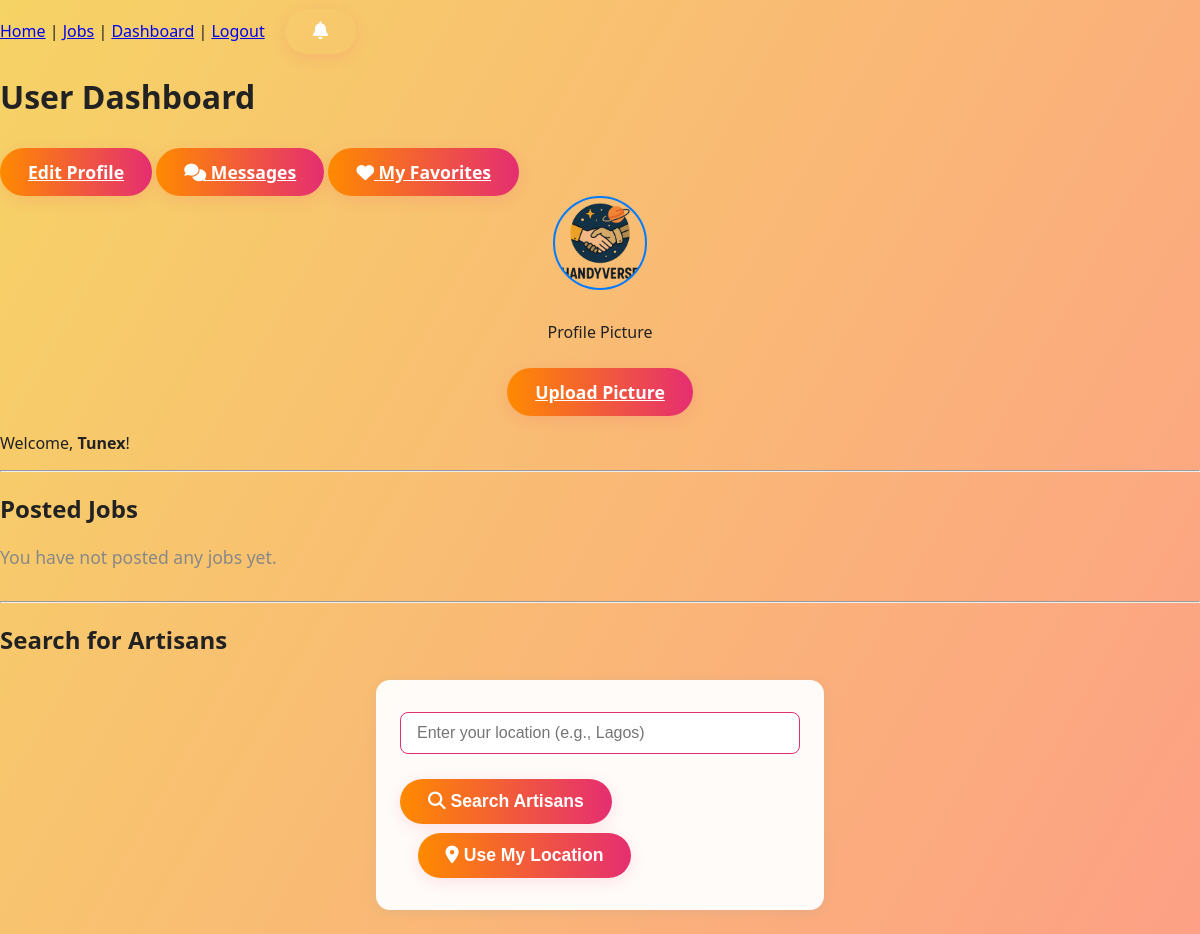
Page /user_dashboard (signed in) on the earlier database version.
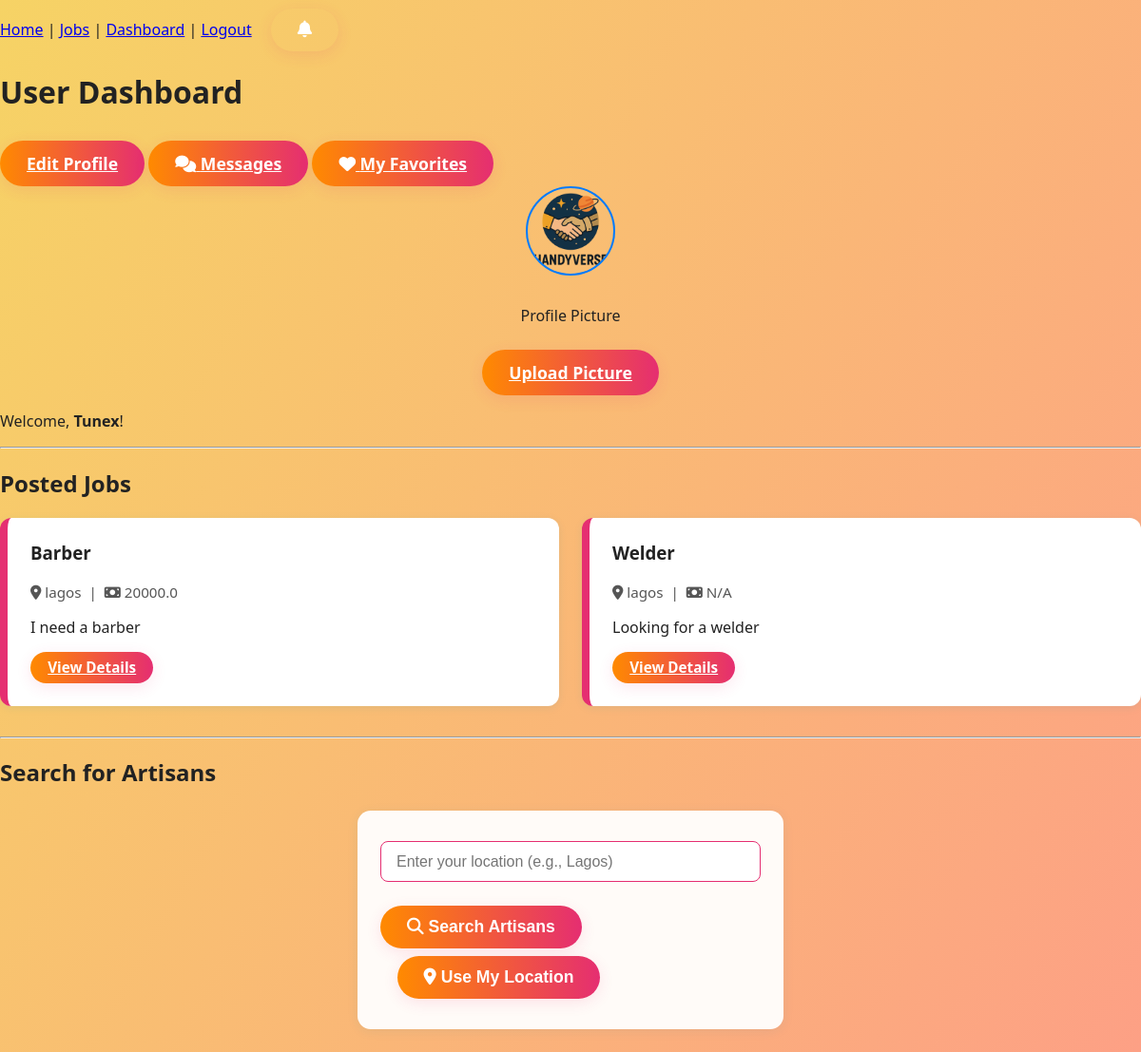
Same page on the later database version.
### app/models.py (models this page shows, shortened)
class User(db.Model, UserMixin):  # Inherit from UserMixin
    __tablename__ = 'user'
    id = db.Column(db.Integer, primary_key=True)
    email = db.Column(db.String(120), unique=True, nullable=False)
    name = db.Column(db.String(100), nullable=False)
    password_hash = db.Column(db.String(512))
    location = db.Column(db.String(100))
    phone_number = db.Column(db.String(15))
    is_artisan = db.Column(db.Boolean, default=False)
    profile_pic = db.Column(db.String(200))
    messages = db.relationship('Message', foreign_keys='Message.sender_id', backref='sender', lazy='dynamic')
    received_messages = db.relationship('Message', foreign_keys='Message.recipient_id', backref='recipient', lazy='dynamic')
    job_posts = db.relationship('JobPost', back_populates='user', lazy='dynamic')
    favorites = db.relationship('Favorite', back_populates='user', lazy='dynamic')
    reviews_given = db.relationship('Review', back_populates='customer', lazy='dynamic')
    notifications = db.relationship('Notification', back_populates='user', lazy='dynamic')

class JobPost(db.Model):
    __tablename__ = 'job_post'
    id = db.Column(db.Integer, primary_key=True)
    user_id = db.Column(db.Integer, db.ForeignKey('user.id'), nullable=False)
    title = db.Column(db.String(120), nullable=False)
    description = db.Column(db.Text, nullable=False)
    location = db.Column(db.String(100))
    latitude = db.Column(db.Float)
    longitude = db.Column(db.Float)
    budget = db.Column(db.Float)
    timestamp = db.Column(db.DateTime, default=datetime.utcnow)
    user = db.relationship('User', back_populates='job_posts')
    applications = db.relationship('JobApplication', backref='job_post', lazy='dynamic')

### app/routes.py (the view)
@main.route('/user_dashboard')
@login_required
def user_dashboard():
    if current_user.is_artisan:
        return redirect(url_for('main.artisan_dashboard'))
    messages = Message.query.filter(
        (Message.sender_id == current_user.id) | (Message.recipient_id == current_user.id)
    ).order_by(Message.timestamp.asc()).all()
    chat_histories = defaultdict(list)
    for msg in messages:
        other_id = msg.recipient_id if msg.sender_id == current_user.id else msg.sender_id
        chat_histories[other_id].append(msg)
    participants = {user.id: user for user in User.query.filter(User.id.in_(chat_histories.keys())).all()}
    form = MessageForm()  # <-- Add this line
    my_jobs = JobPost.query.filter_by(user_id=current_user.id).order_by(JobPost.timestamp.desc()).all()
    return render_template(
        'user_dashboard.html',
        messages=messages,
        chat_histories=chat_histories,
        participants=participants,
        form=form,  # <-- And this
        my_jobs=my_jobs  # Pass to template
    )

### app/forms.py
class MessageForm(FlaskForm):
    content = TextAreaField('Message', validators=[DataRequired(), Length(min=1, max=1000)])
    submit = SubmitField('Send')

### app/templates/user_dashboard.html (shortened to what this page needs)
{% extends "base.html" %}
{% block content %}
<div class="dashboard-header">
    <h1>User Dashboard</h1>
    <div class="dashboard-actions">
        <a href="{{ url_for('main.profile') }}" class="cta-button">Edit Profile</a>
        <a href="{{ url_for('main.messages') }}" class="cta-button"><i class="fas fa-comments"></i> Messages</a>
        <a href="#" id="show-favorites" class="cta-button"><i class="fas fa-heart"></i> My Favorites</a>
    </div>
</div>
<div class="profile-pic-preview" style="text-align:center;margin-bottom:1em;">
    {% set profile_pic_url = current_user.profile_pic if current_user.profile_pic else url_for('static', filename='images/handyverse-hero.png') %}
<img
  src="{{ profile_pic_url }}"
  alt="Profile Picture"
  class="profile-pic"
  style="width:90px;height:90px;border-radius:50%;object-fit:cover;">
    <p>Profile Picture</p>
    {% if current_user.profile_pic %}
        <a href="{{ url_for('main.upload_profile_pic') }}" class="cta-button">Change Picture</a>
    {% else %}
        <a href="{{ url_for('main.upload_profile_pic') }}" class="cta-button">Upload Picture</a>
    {% endif %}
</div>
<p>Welcome, <strong>{{ current_user.name }}</strong>!</p>
<hr>
<h2>Posted Jobs</h2>
<div id="postedJobsSection" style="margin-bottom:2em;">
    {% if my_jobs and my_jobs|length > 0 %}
        <div class="jobs-grid" style="display:grid;grid-template-columns:repeat(auto-fit,minmax(320px,1fr));gap:1.5em;">
            {% for job in my_jobs %}
                <div class="job-card" style="background:#fff;border-radius:12px;box-shadow:0 2px 8px rgba(33,147,176,0.10);padding:1.5em;">
                    <a href="{{ url_for('main.job_detail', job_id=job.id) }}" style="text-decoration:none;color:inherit;"><h3 style="margin-top:0;">{{ job.title }}</h3></a>
                    <div style="font-size:0.95em;color:#555;margin-bottom:0.5em;">
                        <i class="fa fa-map-marker-alt"></i> {{ job.location or 'No location' }} &nbsp;|&nbsp; <i class="fa fa-money-bill"></i> {{ job.budget or 'N/A' }}
                    </div>
                    <p style="margin-bottom:0.5em;">{{ job.description|truncate(120) }}</p>
                    <a href="{{ url_for('main.job_detail', job_id=job.id) }}" class="cta-button" style="font-size:0.95em;padding:0.4em 1.2em;">View Details</a>
                </div>
            {% endfor %}
        </div>
    {% else %}
        <div style="color:#888;font-size:1.1em;margin:1em 0;">You have not posted any jobs yet.</div>
    {% endif %}
</div>
<hr>
<h2>Search for Artisans</h2>
<form id="searchForm">
    <input type="text" id="searchLocation" name="location" placeholder="Enter your location (e.g., Lagos)" required>
    <button type="submit" class="search-button"><i class="fas fa-search"></i> Search Artisans</button>
    <button type="button" id="useLocationBtn" class="cta-button" style="margin-left:1em;"><i class="fas fa-map-marker-alt"></i> Use My Location</button>
</form>
{% endblock %}

### app/templates/base.html (shortened to what this page needs)
<!DOCTYPE html>
<html lang="en">
<head>
    <link rel="stylesheet" href="https://cdnjs.cloudflare.com/ajax/libs/font-awesome/6.4.0/css/all.min.css">
    <link rel="stylesheet" href="{{ url_for('static', filename='styles.css') }}">
</head>
<body>
    <nav>
        <a href="{{ url_for('main.index') if not current_user.is_authenticated else (url_for('main.user_dashboard' if not current_user.is_artisan else 'main.artisan_dashboard')) }}">Home</a> |
        <a href="{{ url_for('main.list_jobs') }}">Jobs</a> |
        {% if current_user.is_authenticated %}
            <a href="{{ url_for('main.user_dashboard' if not current_user.is_artisan else 'main.artisan_dashboard') }}">Dashboard</a> |
            <a href="{{ url_for('main.logout') }}">Logout</a>
            <div id="notification-container" style="display:inline-block;position:relative;margin-left:1em;">
                <button id="notification-btn" style="background:none;border:none;cursor:pointer;position:relative;">
                    <i class="fas fa-bell"></i>
                </button>
            </div>
        {% else %}
            <a href="{{ url_for('main.login_page') }}">Login</a> |
            <a href="{{ url_for('main.signup_user') }}">Sign Up (User)</a> |
            <a href="{{ url_for('main.signup_artisan') }}">Sign Up (Artisan)</a>
        {% endif %}
    </nav>
    {% block content %}{% endblock %}
</body>
</html>

### app/static/styles.css (style rules this page uses)
body { font-family: 'Segoe UI', 'Roboto', Arial, sans-serif; background: linear-gradient(120deg, #f6d365 0%, #fda085 100%); margin: 0; min-height: 100vh; color: #222; }
body.loaded { opacity: 1; }
button, .cta-button, .search-button, .contact-button, .auth-option, .btn { background: linear-gradient(90deg, #ff8a00 0%, #e52e71 100%); color: #fff; border: none; padding: 12px 28px; border-radius: 24px; font-size: 1.1rem; font-weight: 700; cursor: pointer; box-shadow: 0 4px 16px rgba(229,46,113,0.12); transition: background 0.2s, transform 0.2s; margin-top: 0.5em; display: inline-block; }
.profile-pic { width: 70px; height: 70px; border-radius: 50%; object-fit: cover; border: 2px solid #007bff; margin-bottom: 10px; }
form { background: rgba(255,255,255,0.95); border-radius: 14px; box-shadow: 0 2px 12px rgba(33,147,176,0.09); padding: 2em 1.5em; margin: 1.5em auto; max-width: 400px; }
input, textarea, select { border: 1.5px solid #e52e71; border-radius: 8px; padding: 0.7em 1em; font-size: 1em; margin-bottom: 1em; width: 100%; box-sizing: border-box; transition: border 0.2s; }
.jobs-grid { display: grid; grid-template-columns: repeat(auto-fit, minmax(320px, 1fr)); gap: 1.5em; }
.job-card { background: #fff; border-radius: 14px; box-shadow: 0 2px 8px rgba(33,147,176,0.10); padding: 1.5em; transition: box-shadow 0.2s, transform 0.2s; border-left: 8px solid #e52e71; }

Differences in the rows shown:
added JobPost: title "Barber", location "lagos", budget "20000.0", description "I need a barber"
added JobPost: title "Welder", location "lagos", budget "N/A", description "Looking for a welder"
Other differences:
text no longer shown: "You have not posted any jobs yet."
